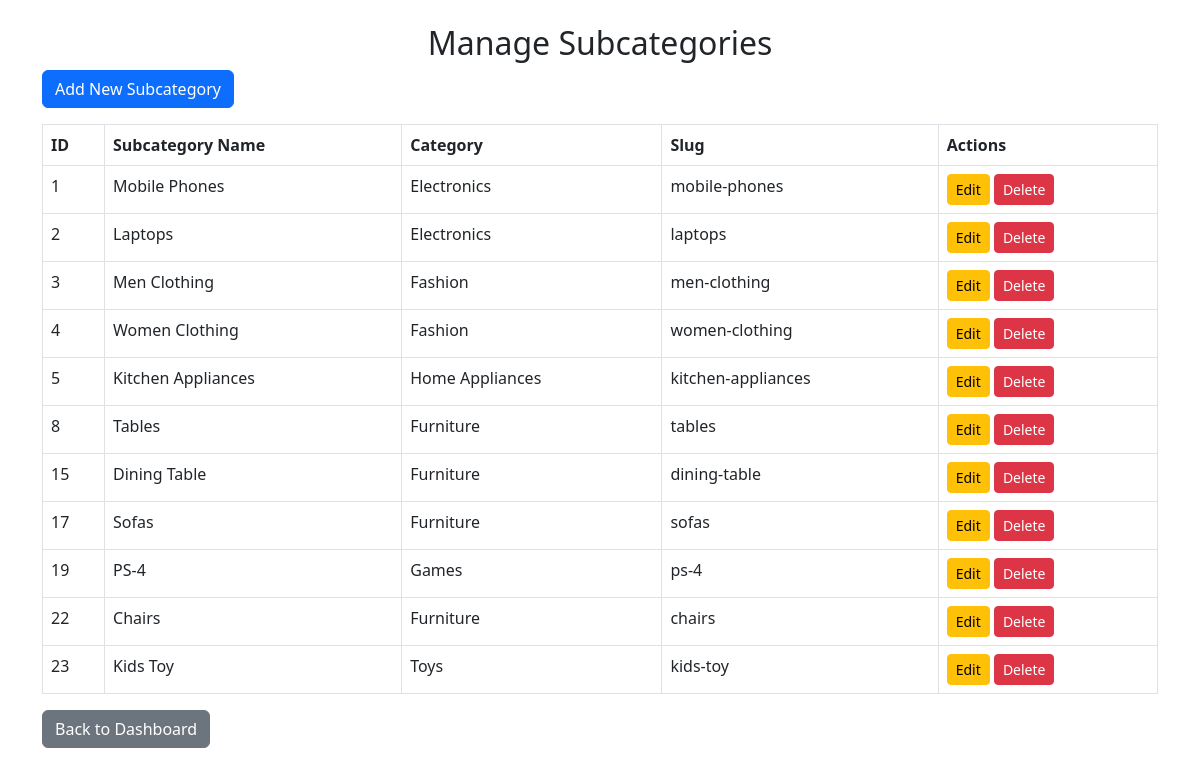
Screenshot of /product-listing-project/admin/subcategories.php (signed in) with the database file from the repository.
### tables this page shows
CREATE TABLE `subcategories` (
  `id` int(11) NOT NULL,
  `category_id` int(11) NOT NULL,
  `category_slug` varchar(255) NOT NULL,
  `name` varchar(255) NOT NULL,
  `slug` varchar(255) NOT NULL
);

CREATE TABLE `categories` (
  `id` int(11) NOT NULL,
  `name` varchar(255) NOT NULL,
  `slug` varchar(255) NOT NULL
);

### product-listing-project/admin/subcategories.php (the view, shortened to what this page needs)
<?php
include '../config/db.php';
$sql = "SELECT subcategories.*, categories.name AS category_name FROM subcategories
        JOIN categories ON subcategories.category_id = categories.id";
$result = mysqli_query($conn, $sql);
?>
<!DOCTYPE html>
<html lang="en">
<head>
    <link href="https://cdn.jsdelivr.net/npm/bootstrap@5.3.0/dist/css/bootstrap.min.css" rel="stylesheet">
</head>
<body>
    <div class="container mt-4">
        <h2 class="text-center">Manage Subcategories</h2>
        <a href="add-subcategory.php" class="btn btn-primary mb-3">Add New Subcategory</a>
        <table class="table table-bordered">
            <thead>
                <tr>
                    <th>ID</th>
                    <th>Subcategory Name</th>
                    <th>Category</th>
                    <th>Slug</th>
                    <th>Actions</th>
                </tr>
            </thead>
            <tbody>
                <?php while ($row = mysqli_fetch_assoc($result)) { ?>
                <tr>
                    <td><?php echo $row['id']; ?></td>
                    <td><?php echo $row['name']; ?></td>
                    <td><?php echo $row['category_name']; ?></td>
                    <td><?php echo $row['slug']; ?></td>
                    <td>
                        <a href="edit-subcategory.php?id=<?php echo $row['id']; ?>" class="btn btn-warning btn-sm">Edit</a>
                        <a href="subcategories.php?delete=<?php echo $row['id']; ?>" class="btn btn-danger btn-sm" onclick="return confirm('Are you sure?');">Delete</a>
                    </td>
                </tr>
                <?php } ?>
            </tbody>
        </table>
        <a href="index.php" class="btn btn-secondary">Back to Dashboard</a>
    </div>
</body>
</html>

### rows the page displays
subcategories: id "1", name "Mobile Phones", category.name "Electronics", slug "mobile-phones"
subcategories: id "2", name "Laptops", category.name "Electronics", slug "laptops"
subcategories: id "3", name "Men Clothing", category.name "Fashion", slug "men-clothing"
subcategories: id "4", name "Women Clothing", category.name "Fashion", slug "women-clothing"
subcategories: id "5", name "Kitchen Appliances", category.name "Home Appliances", slug "kitchen-appliances"
subcategories: id "8", name "Tables", category.name "Furniture", slug "tables"
subcategories: id "15", name "Dining Table", category.name "Furniture", slug "dining-table"
subcategories: id "17", name "Sofas", category.name "Furniture", slug "sofas"
subcategories: id "19", name "PS-4", category.name "Games", slug "ps-4"
subcategories: id "22", name "Chairs", category.name "Furniture", slug "chairs"
subcategories: id "23", name "Kids Toy", category.name "Toys", slug "kids-toy"
